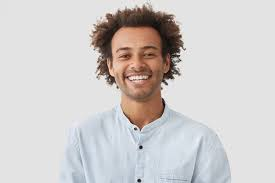
#> input picture Lab Task 6/images.jpeg, 275 x 183 px, given in place of marvin-meyer-SYTO3xs06fU-unsplash.jpg, which was not available
$ jupyter execute --allow-errors open_cv.ipynb   (older library calls are emulated)   (text cells are left out)
#> lines starting #> are read from the running program, lines starting #| are printed output that depends on the picture; pictures that were not available may be replaced by others from this repository, and a replacement may not be noted
[cell 1]
# Python code to read image
import cv2

# To read image from disk, we use
# cv2.imread function, in below method,
img = cv2.imread(r"images\marvin-meyer-SYTO3xs06fU-unsplash.jpg", cv2.IMREAD_COLOR)
#> img is the input picture: shape (183, 275, 3); mean B, G, R 203.7, 204.6, 208.1

# Creating GUI window to display an image on screen
# first Parameter is windows title (should be in string format)
# Second Parameter is image array
cv2.imshow("image", img)

# # To hold the window on screen, we use cv2.waitKey method
# # Once it detected the close input, it will release the control
# # To the next line
# # First Parameter is for holding screen for specified milliseconds
# # It should be positive integer. If 0 pass an parameter, then it will
# # hold the screen until user close it.
cv2.waitKey(0)

# # It is for removing/deleting created GUI window from screen
# # and memory
cv2.destroyAllWindows()

[cell 2]
#import cv2, numpy and matplotlib libraries
import cv2
import numpy as np
import matplotlib.pyplot as plt
img=cv2.imread(r"images\marvin-meyer-SYTO3xs06fU-unsplash.jpg")
#Displaying image using plt.imshow() method
plt.imshow(img)
plt.show()

[cell 3]
#import cv2, numpy and matplotlib libraries
import cv2
import numpy as np
import matplotlib.pyplot as plt
img=cv2.imread(r"images\nasa-Q1p7bh3SHj8-unsplash.jpg")

# Converting BGR color to RGB color format
RGB_img = cv2.cvtColor(img, cv2.COLOR_BGR2RGB)

#Displaying image using plt.imshow() method
plt.imshow(RGB_img)
plt.show()

[cell 4]
# Python program to explain cv2.imread() method

# importing cv2
import cv2

# path
path = r'images\nasa-Q1p7bh3SHj8-unsplash.jpg'

# Using cv2.imread() method
# Using 0 to read image in grayscale mode
img = cv2.imread(path, cv2.IMREAD_GRAYSCALE)
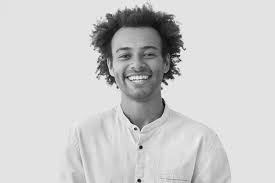
#> img: shape (183, 275); min 2, max 255, mean 205.5

# Displaying the image
cv2.imshow('image', img)
cv2.waitKey(0)
cv2.destroyAllWindows()

[cell 5]
# Python program to explain cv2.imshow() method

# importing cv2
import cv2

# path
path = r'D:\University\Semester 4\Programming of AI lab\task 5\images\tai-bui-TfBEx6sknq0-unsplash.jpg'

# Reading an image in default mode
image = cv2.imread(path)

# Window name in which image is displayed
window_name = 'image'

# Using cv2.imshow() method
# Displaying the image
cv2.imshow(window_name, image)

# waits for user to press any key
# (this is necessary to avoid Python kernel form crashing)
cv2.waitKey(0)

# closing all open windows
cv2.destroyAllWindows()

[cell 6]
# Python program to explain cv2.imwrite() method

# importing cv2
import cv2

# importing os module
import os

# Image path
image_path = r'D:\University\Semester 4\Programming of AI lab\task 5\images\tai-bui-TfBEx6sknq0-unsplash.jpg'

# Image directory
directory = r'D:\University\Semester 4\Programming of AI lab\task 5'

# Using cv2.imread() method
# to read the image
img = cv2.imread(image_path)

# Change the current directory
# to specified directory
os.chdir(directory)

# List files and directories
# in 'C:/Users/Rajnish/Desktop/GeeksforGeeks'
print("Before saving image:")
print(os.listdir(directory))

# Filename
filename = 'savedImage.jpg'

# Using cv2.imwrite() method
# Saving the image
cv2.imwrite(filename, img)

# List files and directories
# in 'C:/Users / Rajnish / Desktop / GeeksforGeeks'
print("After saving image:")
print(os.listdir(directory))

print('Successfully saved')

[cell 7]
import cv2

image = cv2.imread(r'D:\University\Semester 4\Programming of AI lab\task 5\images\tai-bui-TfBEx6sknq0-unsplash.jpg')
#> (the rest of this cell did not finish here and is left out)

[cell 8]
import cv2
import numpy as np

# Load images
image1 = cv2.imread(r'images\chris-yang-MfXLjDlUI4M-unsplash.jpg')
image2 = cv2.imread(r'images\tai-bui-TfBEx6sknq0-unsplash.jpg')

# Check if images are loaded properly
if image1 is None or image2 is None:
    print("Error: One or both images not found. Check file paths.")
else:
    # Resize both images to the same dimensions
    image1 = cv2.resize(image1, (500, 500))
    image2 = cv2.resize(image2, (500, 500))

    # Perform weighted addition
    weightedSum = cv2.addWeighted(image1, 0.5, image2, 0.4, 0)

    # Display the blended image
    cv2.imshow('Weighted Image', weightedSum)

    # Wait for a key press and close the window
    cv2.waitKey(0)
    cv2.destroyAllWindows()

[cell 9]
import cv2
import numpy as np

# Load images
image1 = cv2.imread(r'images\chris-yang-MfXLjDlUI4M-unsplash.jpg')
image2 = cv2.imread(r'images\tai-bui-TfBEx6sknq0-unsplash.jpg')

# Check if images are loaded properly
if image1 is None or image2 is None:
    print("Error: One or both images not found. Check file paths.")
else:
    # Resize images to ensure they have the same dimensions
    image1 = cv2.resize(image1, (500, 500))
    image2 = cv2.resize(image2, (500, 500))

    # Perform subtraction
    sub = cv2.subtract(image1, image2)

    # Display the subtracted image
    cv2.imshow('Subtracted Image', sub)

    # Wait for a key press and close the window
    cv2.waitKey(0)
    cv2.destroyAllWindows()

[cell 10]
import cv2
import matplotlib.pyplot as plt

image = cv2.imread(r'D:\University\Semester 4\Programming of AI lab\task 5\images\tai-bui-TfBEx6sknq0-unsplash.jpg',1)
# Loading the image

#> (the rest of this cell did not finish here and is left out)

[cell 11]
# importing libraries
import cv2
import numpy as np

image = cv2.imread(r'images\nature background.jpeg')

cv2.imshow('Original Image', image)
cv2.waitKey(0)

# Gaussian Blur
#> (the rest of this cell did not finish here and is left out)

[cell 12]
# import opencv
import cv2

# Load the input image
image = cv2.imread('images\\OIP.jpeg')
cv2.imshow('Original', image)
cv2.waitKey(0)

# Use the cvtColor() function to grayscale the image
#> (the rest of this cell did not finish here and is left out)

[cell 13]
# Python program to demonstrate erosion and
# dilation of images.
import cv2
import numpy as np

# Reading the input image
img = cv2.imread('images\\OIP.jpeg', 0)

# Taking a matrix of size 5 as the kernel
kernel = np.ones((5, 5), np.uint8)

# The first parameter is the original image,
# kernel is the matrix with which image is
# convolved and third parameter is the number
# of iterations, which will determine how much
# you want to erode/dilate a given image.
#> (the rest of this cell did not finish here and is left out)

[cell 14]
# importing required libraries of opencv
import cv2

# importing library for plotting
from matplotlib import pyplot as plt

# reads an input image
img = cv2.imread('images\\OIP.jpeg',0)

# find frequency of pixels in range 0-255
histr = cv2.calcHist([img],[0],None,[256],[0,256])
#> histr = 256 values from 0 to 0

# show the plotting graph of an image
plt.plot(histr)
plt.show()
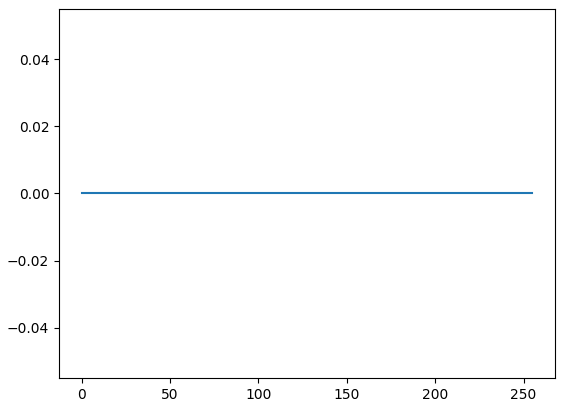
#> figure drawn by matplotlib, 1 panel

[cell 15]
import cv2
from matplotlib import pyplot as plt
img = cv2.imread('images\\OIP.jpeg',0)

# alternative way to find histogram of an image
#> (the rest of this cell did not finish here and is left out)

[cell 16]
# import Opencv
import cv2

# import Numpy
import numpy as np

# read a image using imread
img = cv2.imread('images\\monmouth imagens.jpeg', 0)

# creating a Histograms Equalization
# of a image using cv2.equalizeHist()
equ = cv2.equalizeHist(img)

# stacking images side-by-side
res = np.hstack((img, equ))

# show image input vs output
cv2.imshow('image', res)

cv2.waitKey(0)
cv2.destroyAllWindows()

[cell 17]
# Python program to illustrate
# simple thresholding type on an image

# organizing imports
import cv2
import numpy as np

# path to input image is specified and
# image is loaded with imread command
image1 = cv2.imread('images\\monmouth imagens.jpeg')

# cv2.cvtColor is applied over the
# image input with applied parameters
# to convert the image in grayscale
#> (the rest of this cell did not finish here and is left out)

[cell 18]
# Python program to illustrate
# adaptive thresholding type on an image

# organizing imports
import cv2
import numpy as np

# path to input image is specified and
# image is loaded with imread command
image1 = cv2.imread('images\\monmouth imagens.jpeg')

# cv2.cvtColor is applied over the
# image input with applied parameters
# to convert the image in grayscale
#> (the rest of this cell did not finish here and is left out)

[cell 19]
# Python program to illustrate
# Otsu thresholding type on an image

# organizing imports
import cv2
import numpy as np

# path to input image is specified and
# image is loaded with imread command
image1 = cv2.imread('images\\OIP.jpeg')

# cv2.cvtColor is applied over the
# image input with applied parameters
# to convert the image in grayscale
#> (the rest of this cell did not finish here and is left out)

[cell 20]
# Python code to find the co-ordinates of
# the contours detected in an image.
import numpy as np
import cv2

# Reading image
font = cv2.FONT_HERSHEY_COMPLEX
img2 = cv2.imread('images\\tai-bui-TfBEx6sknq0-unsplash.jpg', cv2.IMREAD_COLOR)

# Reading same image in another
# variable and converting to gray scale.
img = cv2.imread('images\\tai-bui-TfBEx6sknq0-unsplash.jpg', cv2.IMREAD_GRAYSCALE)

# Converting image to a binary image
# ( black and white only image).
_, threshold = cv2.threshold(img, 110, 255, cv2.THRESH_BINARY)

# Detecting contours in image.
contours, _= cv2.findContours(threshold, cv2.RETR_TREE,
							cv2.CHAIN_APPROX_SIMPLE)
#> contours = []

# Going through every contours found in the image.
for cnt in contours :

	approx = cv2.approxPolyDP(cnt, 0.009 * cv2.arcLength(cnt, True), True)

	# draws boundary of contours.
	cv2.drawContours(img2, [approx], 0, (0, 0, 255), 5)

	# Used to flatted the array containing
	# the co-ordinates of the vertices.
	n = approx.ravel()
	i = 0

	for j in n :
		if(i % 2 == 0):
			x = n[i]
			y = n[i + 1]

			# String containing the co-ordinates.
			string = str(x) + " " + str(y)

			if(i == 0):
				# text on topmost co-ordinate.
				cv2.putText(img2, "Arrow tip", (x, y),
								font, 0.5, (255, 0, 0))
			else:
				# text on remaining co-ordinates.
				cv2.putText(img2, string, (x, y),
						font, 0.5, (0, 255, 0))
		i = i + 1
#> this loop made 0 passes

# Showing the final image.
cv2.imshow('image2', img2)

# Exiting the window if 'q' is pressed on the keyboard.
if cv2.waitKey(0) & 0xFF == ord('q'):
#> (key q is pressed here)
	cv2.destroyAllWindows()

[cell 21]
import cv2

# Read the image.
img = cv2.imread('images\\OIP.jpeg')

# Apply bilateral filter with d = 15,
# sigmaColor = sigmaSpace = 75.
#> (the rest of this cell did not finish here and is left out)

[cell 22]
import cv2
import numpy as np

# Open the image.
img = cv2.imread('images\\marvin-meyer-SYTO3xs06fU-unsplash.jpg')

# Apply log transform.
c = 255/(np.log(1 + np.max(img)))
#> c = 45.99
log_transformed = c * np.log(1 + img)
#> log_transformed: shape (183, 275, 3) float16; 0.01% of the values are NaN or infinite; the others: min 0, max 255, mean 242.8

# Specify the data type.
log_transformed = np.array(log_transformed, dtype = np.uint8)
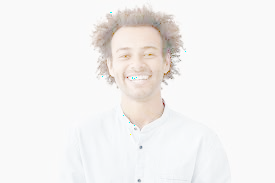
#> log_transformed: shape (183, 275, 3); mean B, G, R 240.8, 241.9, 243.6

# Save the output.
cv2.imwrite('log_transformed.jpg', log_transformed)
#> Out = True
